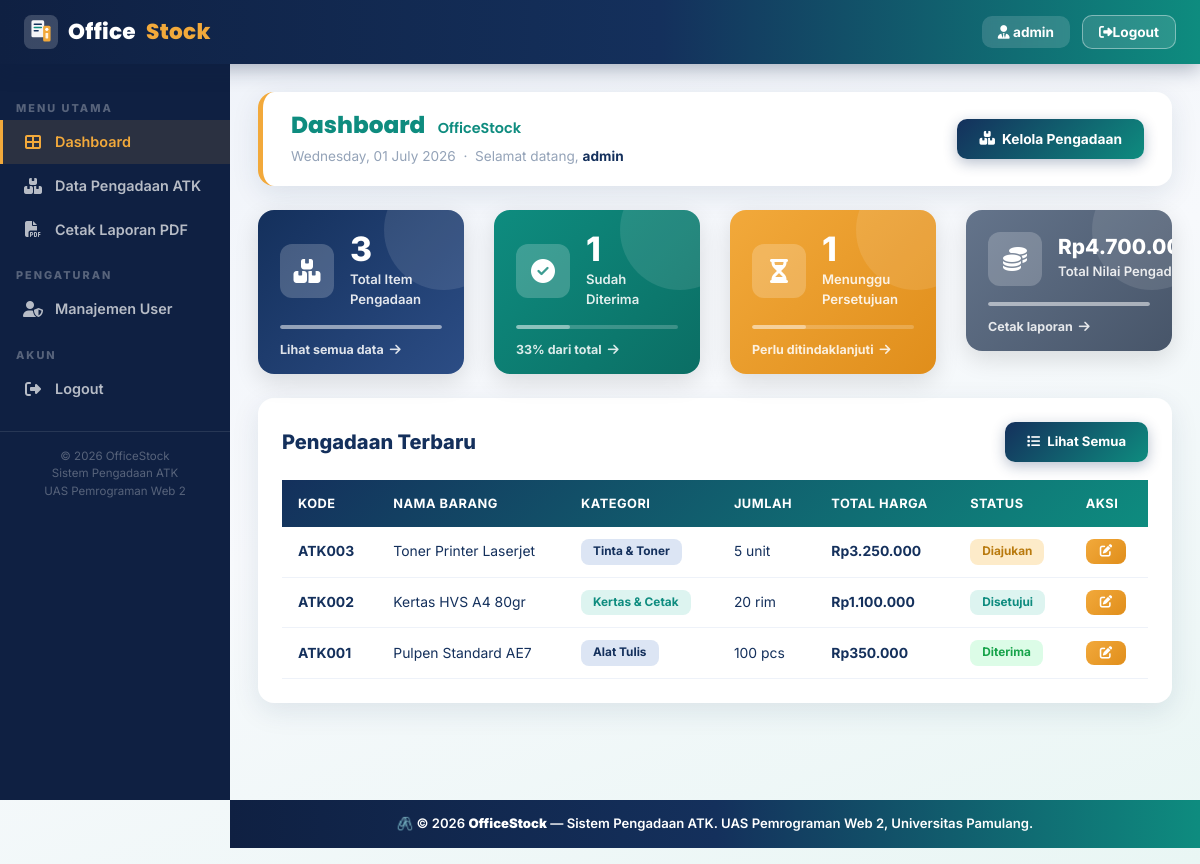
The app's page /index.php (signed in) with its own data.
### tables this page shows
CREATE TABLE `tb_pengadaan_atk` (
  `id_pengadaan` varchar(20) NOT NULL,
  `nama_barang` varchar(100) NOT NULL,
  `kategori` enum('Alat Tulis','Kertas & Cetak','Peralatan Kantor','Tinta & Toner','Map & Arsip','Lainnya') NOT NULL,
  `jumlah` int(11) NOT NULL COMMENT 'jumlah unit/satuan barang',
  `satuan` varchar(20) NOT NULL DEFAULT 'pcs',
  `harga_satuan` decimal(12,2) NOT NULL,
  `supplier` varchar(100) DEFAULT NULL,
  `tanggal_pengadaan` date NOT NULL,
  `foto_barang` varchar(255) DEFAULT NULL,
  `status` enum('Diajukan','Disetujui','Diterima','Ditolak') DEFAULT 'Diajukan',
  PRIMARY KEY (`id_pengadaan`)
);

### index.php (the view, shortened to what this page needs)
<?php include 'partials/header.php'; ?>
<div class="main-content">
<?php
include 'koneksi.php';
$total     = mysqli_fetch_row(mysqli_query($koneksi, "SELECT COUNT(*) FROM tb_pengadaan_atk"))[0];
$diterima  = mysqli_fetch_row(mysqli_query($koneksi, "SELECT COUNT(*) FROM tb_pengadaan_atk WHERE status='Diterima'"))[0];
$diajukan  = mysqli_fetch_row(mysqli_query($koneksi, "SELECT COUNT(*) FROM tb_pengadaan_atk WHERE status='Diajukan'"))[0];
$total_nilai_row = mysqli_fetch_row(mysqli_query($koneksi, "SELECT SUM(jumlah * harga_satuan) FROM tb_pengadaan_atk"));
$total_nilai = $total_nilai_row[0] ?? 0;
?>
<div class="page-header">
    <div>
        <h1>
            <span>Dashboard</span>
            <span style="font-size:0.9rem; font-weight:600; color:#0E8C7F; margin-left:8px;">OfficeStock</span>
        </h1>
        <p style="margin:6px 0 0; font-size:0.85rem; color:#94A3B8;">
            <?php echo date('l, d F Y'); ?> &nbsp;·&nbsp; Selamat datang, <strong style="color:#14305C;"><?php echo htmlspecialchars($_SESSION['username']); ?></strong>
        </p>
    </div>
    <a href="pengadaan.php" class="btn-os-primary"><i class="fas fa-boxes-stacked"></i> Kelola Pengadaan</a>
</div>
<div class="row g-3 mb-4">
    <div class="col-md-3 col-6">
        <div class="stat-card-new" style="background:linear-gradient(135deg,#14305C 0%,#2C4D85 100%);">
            <div class="stat-card-inner">
                <div class="stat-card-icon-wrap"><i class="fas fa-boxes-stacked"></i></div>
                <div class="stat-card-info">
                    <div class="stat-num"><?php echo $total; ?></div>
                    <div class="stat-lbl">Total Item Pengadaan</div>
                </div>
            </div>
            <div class="stat-card-bar"><div class="stat-bar-fill" style="width:100%; background:rgba(255,255,255,0.4);"></div></div>
            <a href="pengadaan.php" class="stat-card-link">Lihat semua data <i class="fas fa-arrow-right"></i></a>
        </div>
    </div>
    <div class="col-md-3 col-6">
        <div class="stat-card-new" style="background:linear-gradient(135deg,#0E8C7F 0%,#0B6E64 100%);">
            <div class="stat-card-inner">
                <div class="stat-card-icon-wrap"><i class="fas fa-check-circle"></i></div>
                <div class="stat-card-info">
                    <div class="stat-num"><?php echo $diterima; ?></div>
                    <div class="stat-lbl">Sudah Diterima</div>
                </div>
            </div>
            <div class="stat-card-bar">
                <?php $pct = $total > 0 ? ($diterima/$total)*100 : 0; ?>
                <div class="stat-bar-fill" style="width:<?php echo $pct; ?>%; background:rgba(255,255,255,0.4);"></div>
            </div>
            <a href="pengadaan.php" class="stat-card-link"><?php echo round($pct); ?>% dari total <i class="fas fa-arrow-right"></i></a>
        </div>
    </div>
    <div class="col-md-3 col-6">
        <div class="stat-card-new" style="background:linear-gradient(135deg,#F2A93B 0%,#E08E1B 100%);">
            <div class="stat-card-inner">
                <div class="stat-card-icon-wrap"><i class="fas fa-hourglass-half"></i></div>
                <div class="stat-card-info">
                    <div class="stat-num"><?php echo $diajukan; ?></div>
                    <div class="stat-lbl">Menunggu Persetujuan</div>
                </div>
            </div>
            <div class="stat-card-bar">
                <?php $pct2 = $total > 0 ? ($diajukan/$total)*100 : 0; ?>
                <div class="stat-bar-fill" style="width:<?php echo $pct2; ?>%; background:rgba(255,255,255,0.4);"></div>
            </div>
            <a href="pengadaan.php" class="stat-card-link">Perlu ditindaklanjuti <i class="fas fa-arrow-right"></i></a>
        </div>
    </div>
    <div class="col-md-3 col-6">
        <div class="stat-card-new" style="background:linear-gradient(135deg,#64748B 0%,#475569 100%);">
            <div class="stat-card-inner">
                <div class="stat-card-icon-wrap"><i class="fas fa-coins"></i></div>
                <div class="stat-card-info">
                    <div class="stat-num" style="font-size:1.3rem;">Rp<?php echo number_format($total_nilai,0,',','.'); ?></div>
                    <div class="stat-lbl">Total Nilai Pengadaan</div>
                </div>
            </div>
            <div class="stat-card-bar"><div class="stat-bar-fill" style="width:100%; background:rgba(255,255,255,0.4);"></div></div>
            <a href="report.php" target="_blank" class="stat-card-link">Cetak laporan <i class="fas fa-arrow-right"></i></a>
        </div>
    </div>
</div>
<div class="os-card">
    <div class="card-body">
        <div style="display:flex; justify-content:space-between; align-items:center; margin-bottom:18px;">
            <h5 style="font-weight:800; color:#14305C; margin:0;">Pengadaan Terbaru</h5>
            <a href="pengadaan.php" class="btn-os-primary" style="font-size:0.82rem;"><i class="fas fa-list"></i> Lihat Semua</a>
        </div>
        <div style="overflow-x:auto;">
        <table class="os-table w-100">
            <thead>
                <tr><th>Kode</th><th>Nama Barang</th><th>Kategori</th><th>Jumlah</th><th>Total Harga</th><th>Status</th><th>Aksi</th></tr>
            </thead>
            <tbody>
            <?php
            $badge     = ['Diterima'=>'badge-green','Diajukan'=>'badge-amber','Disetujui'=>'badge-teal','Ditolak'=>'badge-red'];
            $cat_color = ['Alat Tulis'=>'badge-navy','Kertas & Cetak'=>'badge-teal','Peralatan Kantor'=>'badge-amber','Tinta & Toner'=>'badge-navy','Map & Arsip'=>'badge-teal','Lainnya'=>'badge-gray'];
            $q = "SELECT * FROM tb_pengadaan_atk ORDER BY tanggal_pengadaan DESC LIMIT 5";
            $r = mysqli_query($koneksi, $q);
            while ($row = mysqli_fetch_assoc($r)):
            ?>
            <tr>
                <td><strong style="color:#14305C;"><?php echo $row['id_pengadaan']; ?></strong></td>
                <td><?php echo htmlspecialchars($row['nama_barang']); ?></td>
                <td><span class="badge-os <?php echo $cat_color[$row['kategori']] ?? 'badge-navy'; ?>"><?php echo $row['kategori']; ?></span></td>
                <td><?php echo $row['jumlah']; ?> <?php echo htmlspecialchars($row['satuan']); ?></td>
                <td><strong>Rp<?php echo number_format($row['jumlah'] * $row['harga_satuan'], 0, ',', '.'); ?></strong></td>
                <td><span class="badge-os <?php echo $badge[$row['status']] ?? 'badge-gray'; ?>"><?php echo $row['status']; ?></span></td>
                <td>
                    <a href="edit.php?id=<?php echo $row['id_pengadaan']; ?>" class="btn-action btn-edit"><i class="fas fa-edit"></i></a>
                </td>
            </tr>
            <?php endwhile; ?>
            </tbody>
        </table>
        </div>
    </div>
</div>
</div>
<?php include 'partials/footer.php'; ?>

### partials/header.php (shortened to what this page needs)
<!DOCTYPE html>
<html lang="id">
<head>
    <link rel="stylesheet" href="assets/bootstrap.min.css">
    <link rel="stylesheet" href="assets/toastr.min.css">
    <link rel="stylesheet" href="assets/DataTables-1.13.3/css/jquery.dataTables.min.css">
    <link rel="stylesheet" href="https://cdnjs.cloudflare.com/ajax/libs/font-awesome/6.4.0/css/all.min.css">
</head>
<body>
<nav class="navbar-officestock">
    <a href="/UAS_ATK/index.php" class="navbar-brand-text" style="display:flex;align-items:center;gap:10px;">
        Office<span>Stock</span>
    </a>
    <div class="navbar-right">
        <span class="welcome-badge"><i class="fas fa-user-tie me-1"></i> <?php echo htmlspecialchars($_SESSION['username']); ?></span>
        <a href="/UAS_ATK/login/logout.php" class="logout-btn"><i class="fas fa-sign-out-alt me-1"></i>Logout</a>
    </div>
</nav>
<div class="sidebar">
    <div class="sidebar-section">Menu Utama</div>
    <a href="/UAS_ATK/index.php" <?php echo (basename($_SERVER['PHP_SELF']) == 'index.php') ? 'class="active"' : ''; ?>>
        <i class="fas fa-th-large"></i> Dashboard
    </a>
    <a href="/UAS_ATK/pengadaan.php" <?php echo (basename($_SERVER['PHP_SELF']) == 'pengadaan.php') ? 'class="active"' : ''; ?>>
        <i class="fas fa-boxes-stacked"></i> Data Pengadaan ATK
    </a>
    <a href="/UAS_ATK/report.php" target="_blank">
        <i class="fas fa-file-pdf"></i> Cetak Laporan PDF
    </a>
    <div class="sidebar-section">Pengaturan</div>
    <a href="/UAS_ATK/user.php" <?php echo (basename($_SERVER['PHP_SELF']) == 'user.php') ? 'class="active"' : ''; ?>>
        <i class="fas fa-user-shield"></i> Manajemen User
    </a>
    <div class="sidebar-section">Akun</div>
    <a href="/UAS_ATK/login/logout.php">
        <i class="fas fa-sign-out-alt"></i> Logout
    </a>
    <div class="sidebar-footer">
        <p>© 2026 OfficeStock<br>Sistem Pengadaan ATK<br>UAS Pemrograman Web 2</p>
    </div>
</div>

### partials/footer.php (shortened to what this page needs)
<footer style="margin-left:230px; background: linear-gradient(90deg,#0F2042,#14305C,#0E8C7F); color:white; text-align:center; padding:14px; font-family:'Inter',sans-serif; font-size:0.82rem; font-weight:600;">
    🖇️ &copy; 2026 <strong>OfficeStock</strong> — Sistem Pengadaan ATK. UAS Pemrograman Web 2, Universitas Pamulang.
</footer>
</body>
</html>

### records on screen
tb_pengadaan_atk: id_pengadaan "ATK003", nama_barang "Toner Printer Laserjet", kategori "Tinta & Toner", jumlah "5", satuan "unit", $row['jumlah'] * $row['harga_satuan'] "3.250.000", status "Diajukan"
tb_pengadaan_atk: id_pengadaan "ATK002", nama_barang "Kertas HVS A4 80gr", kategori "Kertas & Cetak", jumlah "20", satuan "rim", $row['jumlah'] * $row['harga_satuan'] "1.100.000", status "Disetujui"
tb_pengadaan_atk: id_pengadaan "ATK001", nama_barang "Pulpen Standard AE7", kategori "Alat Tulis", jumlah "100", satuan "pcs", $row['jumlah'] * $row['harga_satuan'] "350.000", status "Diterima"

### other values on screen
$_SESSION['username'] "admin"
$total "3"
$diterima "1"
$pct "33"
$diajukan "1"
